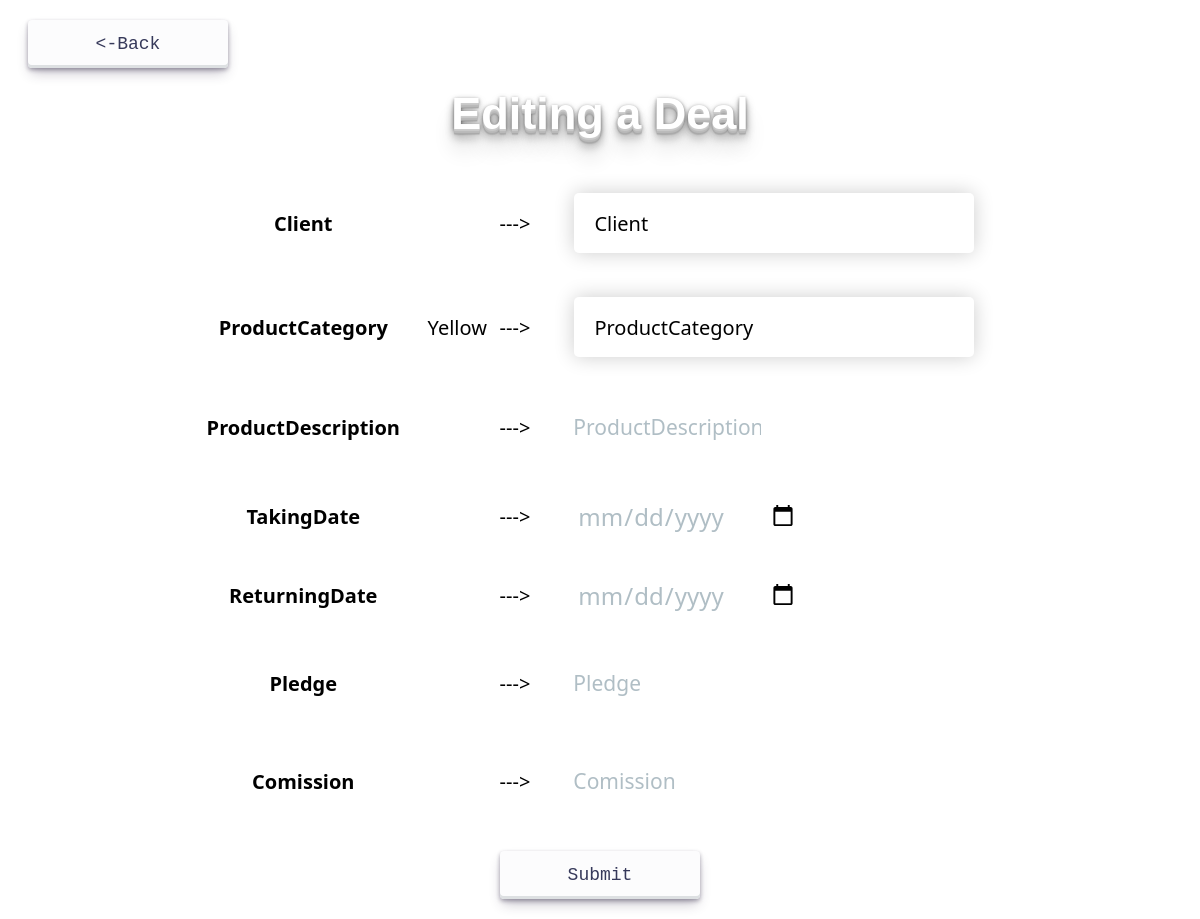
/Deal-edite.php, run on an earlier commit of the app's database.
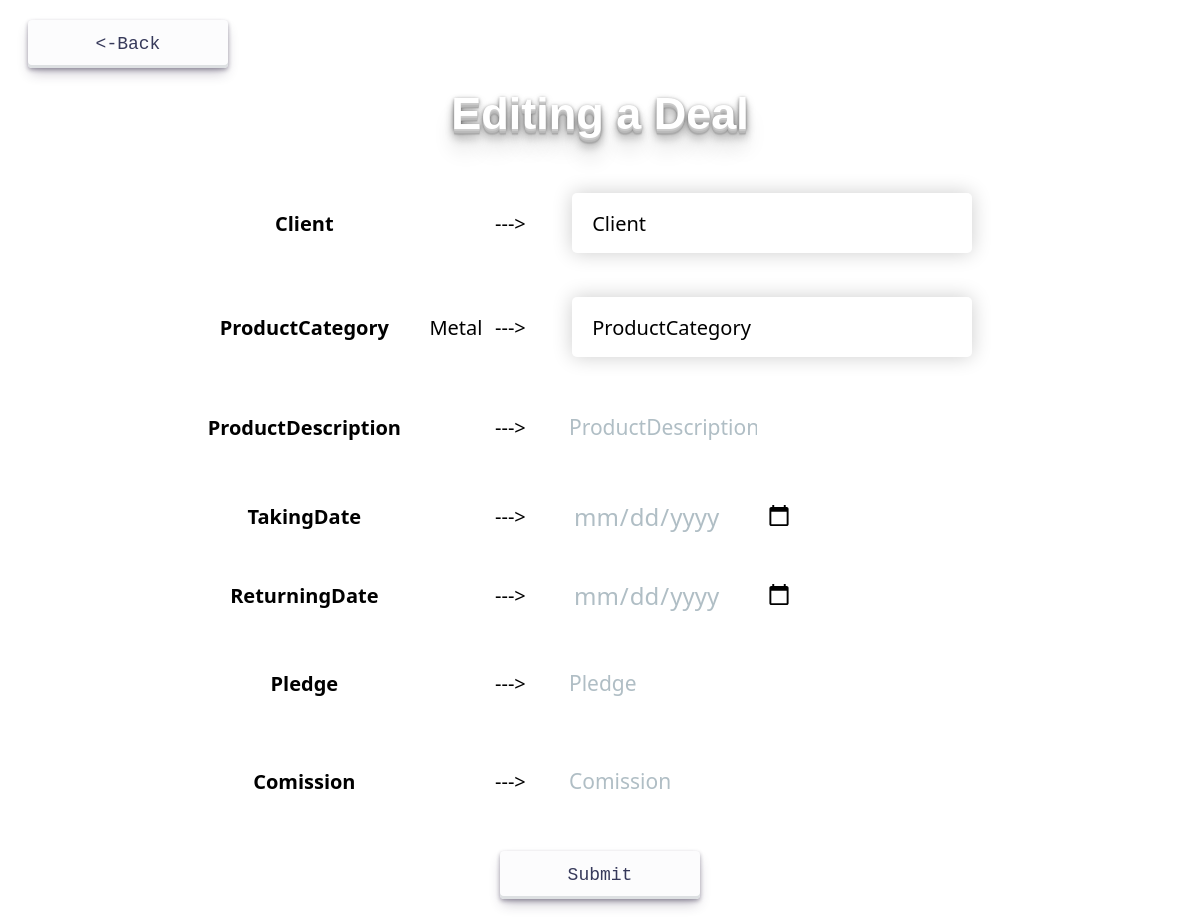
And on a later commit of the database.
### tables this page shows
CREATE TABLE `ProductCategory` (
  `IDProductCategory` int NOT NULL,
  `Name` varchar(30) NOT NULL,
  `Notes` varchar(255) NOT NULL
);

### src/Deal-edite.php (the view, shortened to what this page needs)
<?php
include 'fnc.php';
$productDescription = "";
$takingDate = "";
$returningDate = "";
$pledge = "";
$comission = "";
?>
<html>
    <head>
        <link href="styles.css" rel="stylesheet" type="text/css">
        <link href="das.scss" rel="stylesheet" type="text/scss">
    </head>
    <header>
        <div style = "text-align: left; margin: 20px">
                            <form action="Deal.php">
                                <button class="button-30" role="button">
                                    <-Back
                                </button>
                            </form>
                        </div>
        <div class="hit-the-floor" style = "margin-bottom: 30px; font-size: 45px">
            Editing a Deal
        </div>
    </header>
    <body>
        <form action="" method="POST">
            <table style="width:70%; text-align:center; align-items:center; font-size:20px" align="center">
                <tr>
                    <th>
                        Client
                    </th>
                    <td>
                    </td>
                    <td>
                        --->
                    </td>
                    <td>
                        <select name="client" style="margin-top:20px; margin-bottom:20px">
                            <option selected value="">Client</option>
                        </select>
                    </td>
                </tr>
                <tr>
                    <th>
                        ProductCategory
                    </th>
                    <td>
                        <?php
                        $sql = "SELECT Name FROM ProductCategory WHERE IDProductCategory";
                        $ros = mysqli_fetch_row($db -> query($sql));
                        echo $ros[0]; ?>
                    </td>
                    <td>
                        --->
                    </td>
                    <td>
                        <select name="prod" style="margin-top:20px; margin-bottom:20px">
                            <option selected value="">ProductCategory</option>
                        </select>
                    </td>
                </tr>
                <tr>
                    <th>
                        ProductDescription
                    </th>
                    <td>
                    </td>
                    <td>
                        --->
                    </td>
                    <td>
                        <div class="Input" style = "margin: 20px; align-items:center">
                            <input type="text" name="product" id="input" value="<?php echo $productDescription; ?>" class="Input-text" placeholder="ProductDescription">
                        </div>
                    </td>
                </tr>
                <tr>
                    <th>
                        TakingDate
                    </th>
                    <td>
                    </td>
                    <td>
                        --->
                    </td>
                    <td>
                        <input class = "date" type="date" name="takdate" value="<?php echo $takingDate; ?>" style="font-size: 1.2em;">
                    </td>
                </tr>
                <tr>
                    <th>
                        ReturningDate
                    </th>
                    <td>
                    </td>
                    <td>
                        --->
                    </td>
                    <td>
                        <input class = "date" type="date" name="retdate" value="<?php echo $returningDate; ?>" style="font-size: 1.2em;">
                    </td>
                </tr>
                <tr>
                    <th>
                        Pledge
                    </th>
                    <td>
                    </td>
                    <td>
                        --->
                    </td>
                    <td>
                        <div class="Input" style = "margin: 20px; align-items:center">
                            <input type="text" name="pledge" id="input" value="<?php echo $pledge; ?>" class="Input-text" placeholder="Pledge">
                        </div>
                    </td>
                </tr>
                <tr>
                    <th>
                        Comission
                    </th>
                    <td>
                    </td>
                    <td>
                        --->
                    </td>
                    <td>
                        <div class="Input" style = "margin: 20px; align-items:center">
                            <input type="text" name="comission" id="input" value="<?php echo $comission; ?>" class="Input-text" placeholder="Comission">
                        </div>
                    </td>
                </tr>
            </table>
            <div style = "text-align: center; margin: 20px">
                <button class="button-30" role="button" name="edite" value="<?php echo $row[0]; ?>">
                    Submit
                </button>
            </div>
        </form>
    </body>
</html>

What changed in the data, as far as the page shows it:
removed productcategory: Name "Yellow"
added productcategory: Name "Metal"
